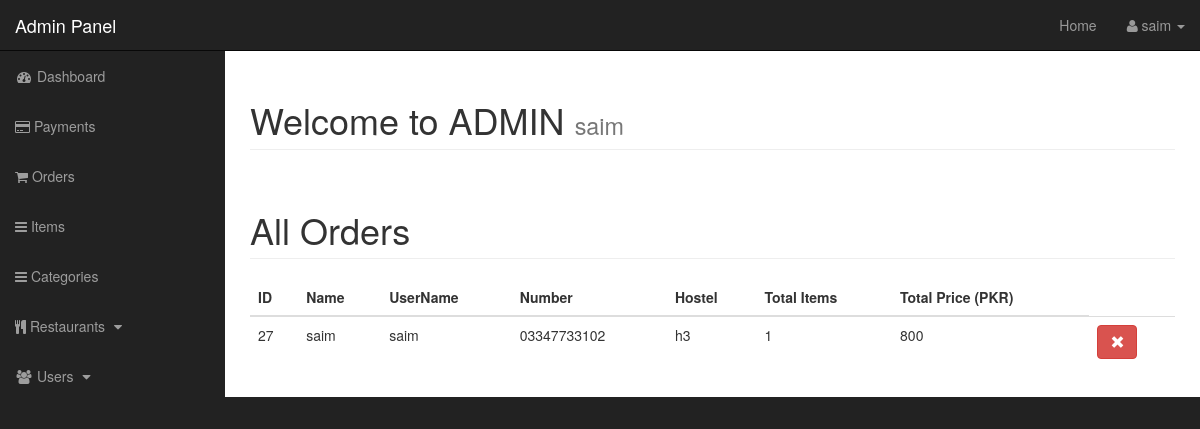
Screenshot of /admin/view_specific_order.php?id=27 (signed in) with the database file from the repository.
### tables this page shows
CREATE TABLE `orders` (
  `o_id` int(11) NOT NULL,
  `restaurant_name` varchar(255) NOT NULL,
  `o_items` varchar(255) NOT NULL,
  `o_price` varchar(255) NOT NULL,
  `username` varchar(255) NOT NULL,
  `user_fullname` varchar(255) NOT NULL,
  `contact_number` varchar(255) NOT NULL,
  `hostel` varchar(255) NOT NULL
);

### admin/view_specific_order.php (the view, shortened to what this page needs)
<?php include "includes/header.php" ?>
    <div id="wrapper">
        <?php include "includes/nav.php" ?>
        <div id="page-wrapper">
            <div class="container-fluid">
                <div class="row">
                    <div class="col-lg-12">
                        <h1 class="page-header">
                            Welcome to ADMIN
                            <small><?php echo $_SESSION['username']; ?></small>
                        </h1>
        <div class="col-md-12">
            <div class="row">
            <h1 class="page-header">
               All Orders
            </h1>
          </div>
<div class="row">
<table class="table table-hover ">
    <thead>
      <tr>
           <th>ID</th>
           <th>Name</th>
           <th>UserName</th>
           <th>Number</th>
           <th>Hostel</th>
           <th>Total Items</th>
           <th>Total Price (PKR)</th>
      </tr>
    </thead>
    <tbody>
      <?php
          $order_id = $_GET['id'];
          $query = "SELECT * FROM orders where o_id = '$order_id'";
          $result = mysqli_query($connect,$query);
          while ($row = mysqli_fetch_assoc($result))
          {
            $order_id = $row['o_id'];
            $order_username = $row['username'];
            $user_fullname = $row['user_fullname'];
            $contact_number = $row['contact_number'];
            $hostel = $row['hostel'];
            $order_items = $row['o_items'];
            $order_price = $row['o_price'];
            echo "<tr>";
            echo "<td>$order_id</td>";
            echo "<td>$user_fullname</td>";
            echo "<td>$order_username</td>";
            echo "<td>$contact_number</td>";
            echo "<td>$hostel</td>";
            echo "<td>$order_items</td>";
            echo "<td>$order_price</td>";
            echo "<td><a class='btn btn-danger' href='orders.php?delete=$order_id'>
                    <span class='glyphicon glyphicon-remove'></span>
                    </a></td>";
          }
       ?>
    </tbody>
</table>
</div>
                    </div>
                </div>
            </div>
        </div>
    </div>
    <?php include "includes/footer.php" ?>

### admin/css/sb-admin.css (style rules this page uses)
body { margin-top: 100px; background-color: #222; }
@media (min-width:768px) { body { margin-top: 50px; } }
#wrapper { padding-left: 0; }
#page-wrapper { width: 100%; padding: 0; background-color: #fff; }
@media (min-width:768px) { #wrapper { padding-left: 225px; } }
@media (min-width:768px) { #page-wrapper { padding: 10px; } }

### rows the page displays
orders: o_id "27", user_fullname "saim", username "saim", contact_number "03347733102", hostel "h3", o_items "1", o_price "800"

### other values shown
$_SESSION['username'] "saim"
